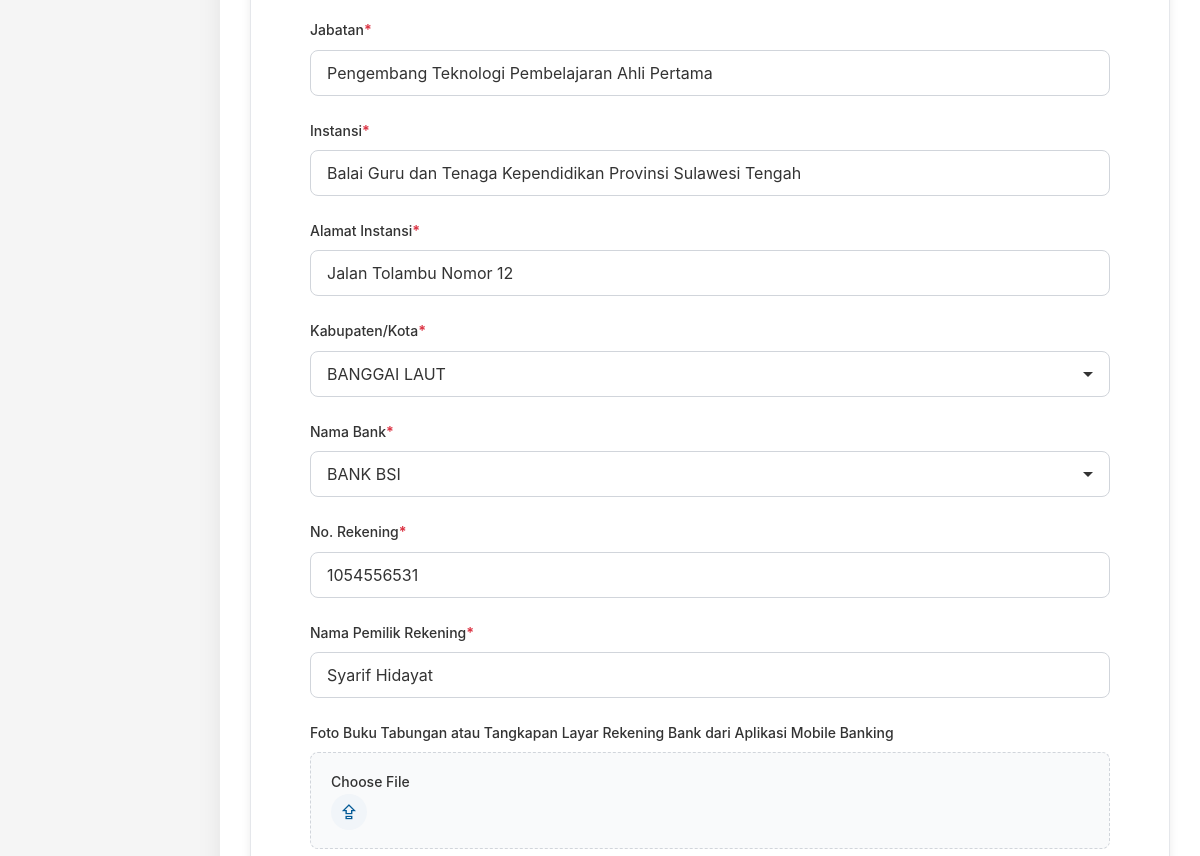
The app's page /admin/edit-biodata/3374121306860001/Workshop Program Balai GTK Tahun 2026?from=rekap-filter (signed in, middle part), older data.
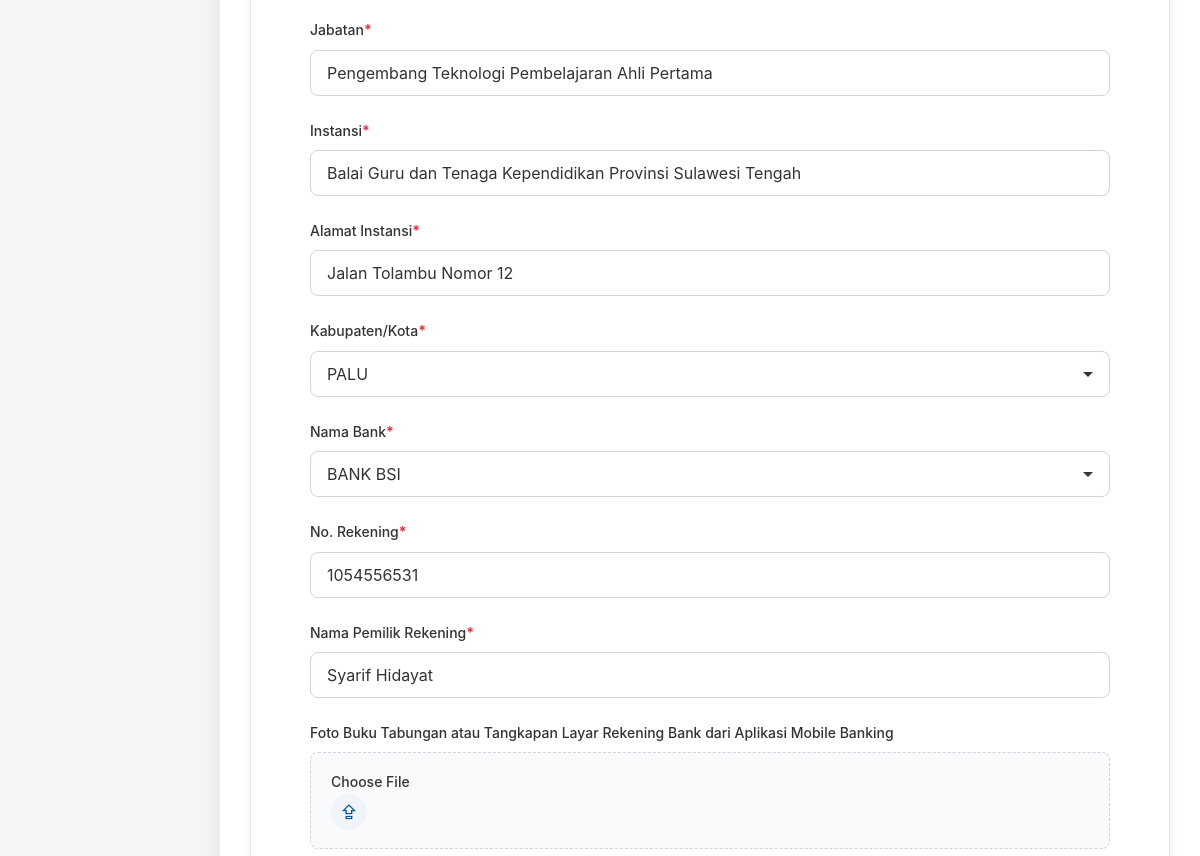
The same page, newer data.
### tables this page shows
CREATE TABLE biodata_kegiatan (
            id INTEGER PRIMARY KEY AUTOINCREMENT,
            nik VARCHAR(20) NOT NULL,
            user_id INTEGER NOT NULL,
            nama_lengkap VARCHAR(100) NOT NULL,
            nip_nippk VARCHAR(50) NOT NULL,
            tempat_lahir VARCHAR(100) NOT NULL,
            tanggal_lahir DATE NOT NULL,
            jenis_kelamin TEXT NOT NULL,
            agama TEXT NOT NULL,
            pendidikan_terakhir TEXT NOT NULL,
            jurusan VARCHAR(100) NOT NULL,
            alamat_domisili TEXT NOT NULL,
            alamat_email VARCHAR(100) NOT NULL,
            no_hp VARCHAR(20) NOT NULL,
            npwp VARCHAR(50) NOT NULL,
            status_asn TEXT NOT NULL,
            pangkat_golongan VARCHAR(100) NOT NULL,
            jabatan VARCHAR(100) NOT NULL,
            instansi VARCHAR(200) NOT NULL,
            alamat_instansi TEXT NOT NULL,
            kabupaten_kota VARCHAR(100) NOT NULL,
            kabko_lainnya VARCHAR(100) DEFAULT NULL,
            peran VARCHAR(100) NOT NULL,
            nama_kegiatan TEXT NOT NULL,
            waktu_pelaksanaan VARCHAR(100) NOT NULL,
            tempat_pelaksanaan VARCHAR(200) NOT NULL,
            nama_bank VARCHAR(100) NOT NULL,
            nama_bank_lainnya VARCHAR(100) DEFAULT NULL,
            no_rekening VARCHAR(50) NOT NULL,
            nama_pemilik_rekening VARCHAR(100) NOT NULL,
            buku_tabungan_path VARCHAR(255) DEFAULT NULL,
            tanda_tangan TEXT DEFAULT NULL,
            created_at TIMESTAMP DEFAULT CURRENT_TIMESTAMP,
            updated_at TIMESTAMP DEFAULT CURRENT_TIMESTAMP,
            FOREIGN KEY (user_id) REFERENCES users(id) ON DELETE CASCADE
        );

### app.py (the view, shortened to what this page needs)
@app.route('/admin/edit-biodata/<nik>/<path:nama_kegiatan>', methods=['GET', 'POST'])
@admin_required
def admin_edit_biodata(nik, nama_kegiatan):
    from urllib.parse import unquote
    current_year = datetime.now(ZoneInfo("Asia/Makassar")).year
    nama_kegiatan = unquote(nama_kegiatan)
    connection = get_db_connection()
    if connection is None:
        flash('Koneksi database gagal!', 'error')
        return redirect(url_for('admin_kegiatan'))
    biodata = None
    try:
        cursor = connection.cursor()
        cursor.execute("""
            SELECT * FROM biodata_kegiatan
            WHERE nik = ? AND TRIM(nama_kegiatan) = TRIM(?)
            LIMIT 1
        """, (nik, nama_kegiatan))
        biodata_row = cursor.fetchone()
        biodata = row_to_dict(biodata_row) if biodata_row else None
        if not biodata:
            flash('Data tidak ditemukan!', 'error')
            return redirect(url_for('admin_kegiatan'))
        if biodata and biodata.get('buku_tabungan_path'):
            biodata['buku_tabungan_path'] = normalize_buku_tabungan_path(biodata['buku_tabungan_path'])
    except sqlite3.Error as e:
        flash(f'Terjadi kesalahan saat mengambil data: {str(e)}', 'error')
        return redirect(url_for('admin_kegiatan'))
    finally:
        if connection:
            cursor.close()
            connection.close()
    kegiatan_list = []
    connection = get_db_connection()
    if connection:
        try:
            cursor = connection.cursor()
            cursor.execute("""
                SELECT DISTINCT nama_kegiatan
                FROM kegiatan_master
                WHERE (is_hidden IS NULL OR is_hidden = 0)
                ORDER BY nama_kegiatan ASC
            """)
            rows = cursor.fetchall()
            kegiatan_list = [row_to_dict(row) for row in rows]
            nama_set = {r['nama_kegiatan'] for r in kegiatan_list}
            current_nama = (biodata or {}).get('nama_kegiatan')
            if current_nama and current_nama not in nama_set:
                kegiatan_list.append({'nama_kegiatan': current_nama})
                kegiatan_list.sort(key=lambda x: (x.get('nama_kegiatan') or ''))
        except sqlite3.Error as e:
            print(f"Error fetching kegiatan: {e}")
        finally:
            if connection is not None:
                cursor.close()
                connection.close()
    from_page = request.args.get('from', '')
    return render_template('admin/admin-edit-biodata.html', biodata=biodata, kegiatan_list=kegiatan_list, username=get_username(), nik=nik, nama_kegiatan=nama_kegiatan, from_page=from_page, current_year=current_year)

### app.py (called while the page is built)
def get_db_connection():
    try:
        connection = sqlite3.connect(DB_PATH, check_same_thread=False)
        connection.row_factory = sqlite3.Row  # Enable dictionary-like access
        connection.execute('PRAGMA foreign_keys = ON')
        return connection
    except sqlite3.Error as e:
        print(f"❌ Error connecting to SQLite: {e}")
        print(f"   Database path: {DB_PATH}")
        return None

def row_to_dict(row):
    if row is None:
        return None
    if isinstance(row, dict):
        return row
    return dict(row)

def normalize_buku_tabungan_path(path):
    if not path:
        return None
    if 'static/uploads/' in path:
        return path.replace('static/uploads/', 'uploads/')
    elif path.startswith('uploads/'):
        return path
    else:
        return f"uploads/{path.split('/')[-1]}"

def is_logged_in():
    return session.get('logged_in', False)

def get_user_role():
    return session.get('user_role', 'user')

def is_admin():
    return session.get('is_admin', False)

def get_username():
    return session.get('username')

### templates/admin/admin-edit-biodata.html (shortened to what the changed rows need)
<!DOCTYPE html>
<html lang="id">
<head>
    <link rel="stylesheet" href="{{ url_for('static', filename='css/admin.css') }}">
    <link rel="stylesheet" href="{{ url_for('static', filename='css/tambah-data.css') }}">
</head>
<body>
    <div class="admin-wrapper">
        <main class="main-content">
            <div class="container">
                <div class="form-section">
                    <form method="POST" action="{{ url_for('admin_edit_biodata', nik=nik, nama_kegiatan=nama_kegiatan) }}" class="biodata-form" id="editBiodataForm" enctype="multipart/form-data" autocomplete="off">
                        <div class="form-group">
                            <label for="jabatan">Jabatan<span class="required">*</span></label>
                            <input type="text" id="jabatan" name="jabatan" class="form-input" placeholder="Masukkan Jabatan" value="{{ biodata.jabatan if biodata else '' }}" required>
                        </div>
                        <div class="form-group">
                            <label for="instansi">Instansi<span class="required">*</span></label>
                            <input type="text" id="instansi" name="instansi" class="form-input" placeholder="Masukkan Instansi" value="{{ biodata.instansi if biodata else '' }}" required>
                        </div>
                        <div class="form-group">
                            <label for="alamat_instansi">Alamat Instansi<span class="required">*</span></label>
                            <input type="text" id="alamat_instansi" name="alamat_instansi" class="form-input" placeholder="Masukkan Alamat Instansi" value="{{ biodata.alamat_instansi if biodata else '' }}" required>
                        </div>
                        <div class="form-group">
                            <label for="kabupaten_kota">Kabupaten/Kota<span class="required">*</span></label>
                            <select id="kabupaten_kota" name="kabupaten/kota" class="form-select" required>
                                <option value="BANGGAI LAUT" {% if biodata and biodata.kabupaten_kota == 'BANGGAI LAUT' %}selected{% endif %}>BANGGAI LAUT</option>
                                <option value="PALU" {% if biodata and biodata.kabupaten_kota == 'PALU' %}selected{% endif %}>PALU</option>
                            </select>
                        </div>
                        <div class="form-group">
                            <label for="nama_bank">Nama Bank<span class="required">*</span></label>
                            <select id="nama_bank" name="nama_bank" class="form-select" required>
                                <option value="BANK BSI" {% if biodata and biodata.nama_bank == 'BANK BSI' %}selected{% endif %}>BANK BSI</option>
                            </select>
                        </div>
                        <div class="form-group">
                            <label for="no_rekening">No. Rekening<span class="required">*</span></label>
                            <input type="text" id="no_rekening" name="no_rekening" class="form-input" placeholder="Masukkan No. Rekening" inputmode="numeric" pattern="[0-9]+" title="Masukkan angka saja" value="{{ biodata.no_rekening if biodata else '' }}" required>
                        </div>
                        <div class="form-group">
                            <label for="nama_pemilik_rekening">Nama Pemilik Rekening<span class="required">*</span></label>
                            <input type="text" id="nama_pemilik_rekening" name="nama_pemilik_rekening" class="form-input" placeholder="Masukkan Nama Pemilik Rekening" pattern="[^0-9]+" title="Tidak boleh mengandung angka" value="{{ biodata.nama_pemilik_rekening if biodata else '' }}" required>
                        </div>
                    </form>
                </div>
            </div>
        </main>
    </div>
</body>
</html>

Row changes from the older to the newer data that the page shows:
changed biodata_kegiatan "Pengembang Teknologi Pembelajaran Ahli Pertama": kabupaten_kota "BANGGAI LAUT" → "PALU"
